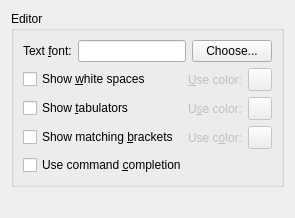
<?xml version="1.0" encoding="UTF-8"?>
<ui version="4.0">
 <class>ConfigEditorWidget</class>
 <widget class="QWidget" name="ConfigEditorWidget">
  <property name="windowTitle">
   <string>Configure Editor</string>
  </property>
  <layout class="QVBoxLayout" name="verticalLayout">
   <item>
    <widget class="QGroupBox" name="editorGroupBox">
     <property name="title">
      <string>Editor</string>
     </property>
     <layout class="QVBoxLayout" name="editorVerticalLayout">
      <item>
       <layout class="QHBoxLayout" name="fontHorizontalLayout">
        <item>
         <widget class="QLabel" name="generalFontLabel">
          <property name="whatsThis">
           <string>&lt;p&gt;Select the font of the main text.&lt;/p&gt;</string>
          </property>
          <property name="text">
           <string>Text &amp;font:</string>
          </property>
          <property name="buddy">
           <cstring>generalFontButton</cstring>
          </property>
         </widget>
        </item>
        <item>
         <widget class="QLineEdit" name="generalFontEdit">
          <property name="sizePolicy">
           <sizepolicy hsizetype="MinimumExpanding" vsizetype="Preferred">
            <horstretch>0</horstretch>
            <verstretch>0</verstretch>
           </sizepolicy>
          </property>
          <property name="whatsThis">
           <string>&lt;p&gt;Select the font of the main text.&lt;/p&gt;</string>
          </property>
          <property name="readOnly">
           <bool>true</bool>
          </property>
         </widget>
        </item>
        <item>
         <widget class="QPushButton" name="generalFontButton">
          <property name="whatsThis">
           <string>&lt;p&gt;Select the font of the main text.&lt;/p&gt;</string>
          </property>
          <property name="text">
           <string>Choose...</string>
          </property>
         </widget>
        </item>
       </layout>
      </item>
      <item>
       <layout class="QGridLayout" name="whiteSpaceGridLayout">
        <item row="0" column="0">
         <widget class="QCheckBox" name="showWhiteSpacesCheck">
          <property name="whatsThis">
           <string>&lt;p&gt;Show white spaces in the text by replacing them with special symbols.  These symbols will not be saved on disk.&lt;/p&gt;</string>
          </property>
          <property name="text">
           <string>Show &amp;white spaces</string>
          </property>
         </widget>
        </item>
        <item row="0" column="1">
         <widget class="QLabel" name="colorWhiteSpacesLabel">
          <property name="enabled">
           <bool>false</bool>
          </property>
          <property name="whatsThis">
           <string>&lt;p&gt;Select the color in which the spaces will be shown.&lt;/p&gt;</string>
          </property>
          <property name="text">
           <string>&amp;Use color:</string>
          </property>
          <property name="alignment">
           <set>Qt::AlignRight|Qt::AlignTrailing|Qt::AlignVCenter</set>
          </property>
          <property name="buddy">
           <cstring>whiteSpacesColorButton</cstring>
          </property>
         </widget>
        </item>
        <item row="0" column="2">
         <widget class="ColorButton" name="whiteSpacesColorButton">
          <property name="enabled">
           <bool>false</bool>
          </property>
          <property name="whatsThis">
           <string>&lt;p&gt;Select the color in which the spaces will be shown.&lt;/p&gt;</string>
          </property>
         </widget>
        </item>
        <item row="1" column="0">
         <widget class="QCheckBox" name="showTabulatorsCheck">
          <property name="whatsThis">
           <string>&lt;p&gt;Show tabulators in the text by replacing them with special symbols.  These symbols will not be saved on disk.&lt;/p&gt;</string>
          </property>
          <property name="text">
           <string>Show &amp;tabulators</string>
          </property>
         </widget>
        </item>
        <item row="1" column="1">
         <widget class="QLabel" name="colorTabulatorsLabel">
          <property name="enabled">
           <bool>false</bool>
          </property>
          <property name="whatsThis">
           <string>&lt;p&gt;Select the color in which the tabulators will be shown.&lt;/p&gt;</string>
          </property>
          <property name="text">
           <string>U&amp;se color:</string>
          </property>
          <property name="alignment">
           <set>Qt::AlignRight|Qt::AlignTrailing|Qt::AlignVCenter</set>
          </property>
          <property name="buddy">
           <cstring>tabulatorsColorButton</cstring>
          </property>
         </widget>
        </item>
        <item row="1" column="2">
         <widget class="ColorButton" name="tabulatorsColorButton">
          <property name="enabled">
           <bool>false</bool>
          </property>
          <property name="whatsThis">
           <string>&lt;p&gt;Select the color in which the tabulators will be shown.&lt;/p&gt;</string>
          </property>
         </widget>
        </item>
        <item row="2" column="0">
         <widget class="QCheckBox" name="showMatchingBracketsCheck">
          <property name="whatsThis">
           <string>&lt;p&gt;If the cursor is on a bracket ({[]}), then the corresponding opening/closing bracket will be highlighted.&lt;/p&gt;</string>
          </property>
          <property name="text">
           <string>Show matching &amp;brackets</string>
          </property>
         </widget>
        </item>
        <item row="2" column="1">
         <widget class="QLabel" name="colorMatchingBracketsLabel">
          <property name="enabled">
           <bool>false</bool>
          </property>
          <property name="whatsThis">
           <string>&lt;p&gt;Select the color in which the highlighted brackets will be shown.&lt;/p&gt;</string>
          </property>
          <property name="text">
           <string>Use c&amp;olor:</string>
          </property>
          <property name="alignment">
           <set>Qt::AlignRight|Qt::AlignTrailing|Qt::AlignVCenter</set>
          </property>
          <property name="buddy">
           <cstring>matchingBracketsColorButton</cstring>
          </property>
         </widget>
        </item>
        <item row="2" column="2">
         <widget class="ColorButton" name="matchingBracketsColorButton">
          <property name="enabled">
           <bool>false</bool>
          </property>
          <property name="whatsThis">
           <string>&lt;p&gt;Select the color in which the highlighted brackets will be shown.&lt;/p&gt;</string>
          </property>
         </widget>
        </item>
       </layout>
      </item>
      <item>
       <widget class="QCheckBox" name="useCompletionCheck">
        <property name="whatsThis">
         <string>&lt;p&gt;When the first letters of a TikZ command are typed in the text, a list of possible completions will be shown.&lt;/p&gt;</string>
        </property>
        <property name="text">
         <string>Use command &amp;completion</string>
        </property>
       </widget>
      </item>
     </layout>
    </widget>
   </item>
   <item>
    <spacer name="verticalSpacer">
     <property name="orientation">
      <enum>Qt::Vertical</enum>
     </property>
     <property name="sizeHint" stdset="0">
      <size>
       <width>20</width>
       <height>20</height>
      </size>
     </property>
    </spacer>
   </item>
  </layout>
 </widget>
 <customwidgets>
  <customwidget>
   <class>ColorButton</class>
   <extends>QToolButton</extends>
   <header>../common/utils/colorbutton.h</header>
  </customwidget>
 </customwidgets>
 <resources/>
 <connections>
  <connection>
   <sender>showWhiteSpacesCheck</sender>
   <signal>toggled(bool)</signal>
   <receiver>colorWhiteSpacesLabel</receiver>
   <slot>setEnabled(bool)</slot>
   <hints>
    <hint type="sourcelabel">
     <x>102</x>
     <y>78</y>
    </hint>
    <hint type="destinationlabel">
     <x>226</x>
     <y>79</y>
    </hint>
   </hints>
  </connection>
  <connection>
   <sender>showTabulatorsCheck</sender>
   <signal>toggled(bool)</signal>
   <receiver>colorTabulatorsLabel</receiver>
   <slot>setEnabled(bool)</slot>
   <hints>
    <hint type="sourcelabel">
     <x>102</x>
     <y>107</y>
    </hint>
    <hint type="destinationlabel">
     <x>226</x>
     <y>108</y>
    </hint>
   </hints>
  </connection>
  <connection>
   <sender>showMatchingBracketsCheck</sender>
   <signal>toggled(bool)</signal>
   <receiver>colorMatchingBracketsLabel</receiver>
   <slot>setEnabled(bool)</slot>
   <hints>
    <hint type="sourcelabel">
     <x>102</x>
     <y>136</y>
    </hint>
    <hint type="destinationlabel">
     <x>226</x>
     <y>137</y>
    </hint>
   </hints>
  </connection>
  <connection>
   <sender>showWhiteSpacesCheck</sender>
   <signal>toggled(bool)</signal>
   <receiver>whiteSpacesColorButton</receiver>
   <slot>setEnabled(bool)</slot>
   <hints>
    <hint type="sourcelabel">
     <x>73</x>
     <y>69</y>
    </hint>
    <hint type="destinationlabel">
     <x>251</x>
     <y>61</y>
    </hint>
   </hints>
  </connection>
  <connection>
   <sender>showTabulatorsCheck</sender>
   <signal>toggled(bool)</signal>
   <receiver>tabulatorsColorButton</receiver>
   <slot>setEnabled(bool)</slot>
   <hints>
    <hint type="sourcelabel">
     <x>66</x>
     <y>100</y>
    </hint>
    <hint type="destinationlabel">
     <x>251</x>
     <y>101</y>
    </hint>
   </hints>
  </connection>
  <connection>
   <sender>showMatchingBracketsCheck</sender>
   <signal>toggled(bool)</signal>
   <receiver>matchingBracketsColorButton</receiver>
   <slot>setEnabled(bool)</slot>
   <hints>
    <hint type="sourcelabel">
     <x>88</x>
     <y>131</y>
    </hint>
    <hint type="destinationlabel">
     <x>251</x>
     <y>131</y>
    </hint>
   </hints>
  </connection>
 </connections>
</ui>
